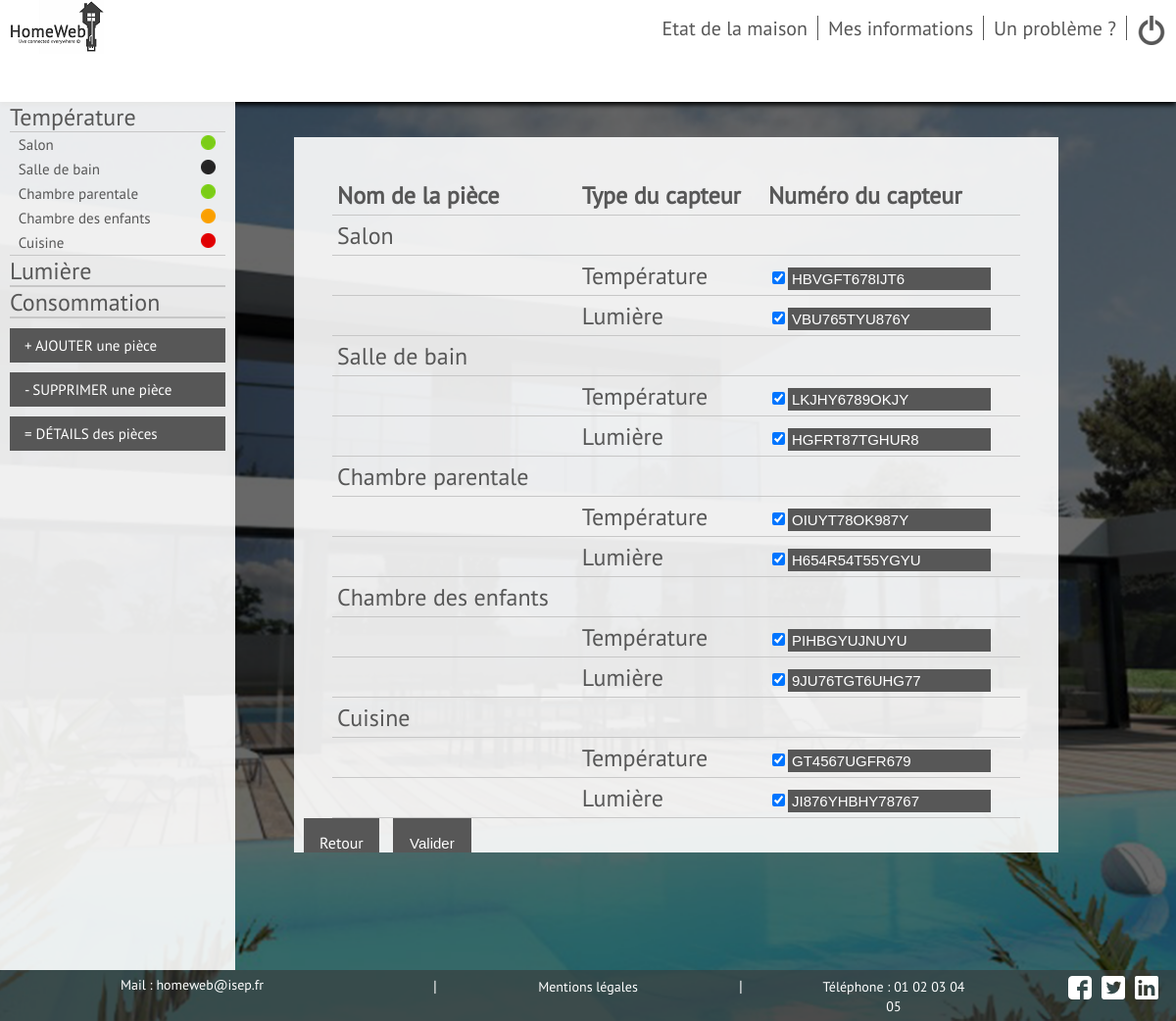
/Vues/User/detailpiece.php (signed in), run on an earlier commit of the app's database.
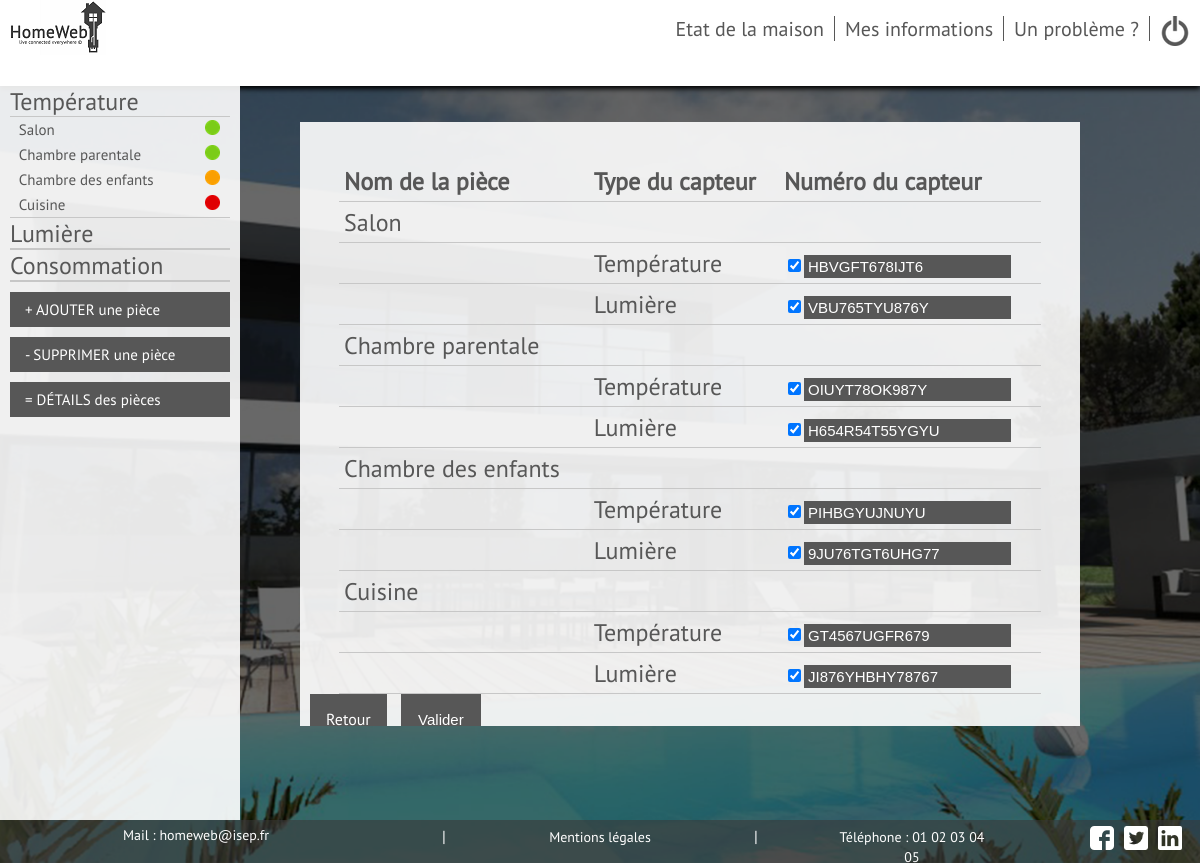
And on a later commit of the database.
### tables this page shows
CREATE TABLE `pieces` (
  `id` int(11) NOT NULL,
  `id_Utilisateur` int(11) NOT NULL,
  `Nom` varchar(255) NOT NULL,
  `presence_temp` int(11) NOT NULL,
  `presence_lum` int(11) NOT NULL,
  `temperature` int(11) NOT NULL,
  `lumiere` int(11) NOT NULL,
  `etat_temp` int(11) NOT NULL,
  `numero_capteur_t` varchar(250) NOT NULL,
  `control_tech_t` date NOT NULL,
  `control_tech_l` date NOT NULL,
  `numero_capteur_l` varchar(250) NOT NULL,
  `consigne_temp` int(11) NOT NULL DEFAULT '25'
);

CREATE TABLE `domisep_infos` (
  `id` int(11) NOT NULL,
  `nom` text NOT NULL,
  `contenu` text NOT NULL
);

### Modele/fonctions.php (the view, shortened to what this page needs)
<?php
function cascade_temp($id,$db)
{
    $reponse = $db->prepare('SELECT Nom, etat_temp FROM Pieces WHERE id_Utilisateur = ? AND presence_temp = 1');
    $reponse->execute(array($id));
    echo "<ul class=\"current\">";
    while ($donnees = $reponse->fetch())
    {
        $nom_piece = $donnees['Nom'];
        $etat = $donnees['etat_temp'];
        if ($etat == 0)
        {
        echo ("<li class=\"transit\"><a href=\"temperature.php?piece=$nom_piece\">" . $nom_piece . "</a> <span><img src=\"../../Styles/image/Pastille_noire.png\" title=\"Éteint\"></span></li>");
        }
        if ($etat == 1)
        {
        echo ("<li class=\"transit\"><a href=\"temperature.php?piece=$nom_piece\">" . $nom_piece . "</a> <span><img src=\"../../Styles/image/Pastille_verte.png\" title=\"Marche\"></span></li>");
        }
        if ($etat == 2)
        {
        echo ("<li class=\"transit\"><a href=\"temperature.php?piece=$nom_piece\">" . $nom_piece . "</a> <span><img src=\"../../Styles/image/Pastille_orange.png\" title=\"En cours de régulation\"></span></li>");
        }
        if ($etat == 3)
        {
        echo ("<li class=\"transit\"><a href=\"temperature.php?piece=$nom_piece\">" . $nom_piece . "</a> <span><img src=\"../../Styles/image/Pastille_rouge.png\" title=\"En Panne\"></span></li>");
        }
    }
    echo "</ul>";
}
function cascade_lum($id,$db)
{
    echo "<ul>";
    echo "</ul>";
}
function detail_piece($id,$db)
{
    $reponse = $db->prepare('SELECT Nom, presence_temp, presence_lum, numero_capteur_t, numero_capteur_l FROM pieces WHERE id_Utilisateur = ?');
    $reponse->execute(array($id));
    while ($donnees = $reponse->fetch())
    {
        $nom_piece = $donnees['Nom'];
        $presence_temp = $donnees['presence_temp'];
        $presence_lum = $donnees['presence_lum'];
        $numero_capteur_t = $donnees['numero_capteur_t'];
        $numero_capteur_l = $donnees['numero_capteur_l'];
        echo("<tr>
                        <td>".$nom_piece."</td>
                        <td></td>
                        <td></td>
                    </tr>");
        if ($presence_temp == 1)
        {
        echo("<tr>
                        <td></td>
                        <td>Température</td>
                        <td><input class=\"colonne_I\" type=\"checkbox\" checked name=\"box_temp[]\" value=\"");echo($nom_piece);echo("\"><input class=\"colonne\" type=text name=\"numero_capteur_t[]\" value=".$numero_capteur_t."></td>
                    </tr>");
        }
        if ($presence_lum == 1)
        {
        echo("<tr>
                        <td></td>
                        <td>Lumière</td>
                        <td><input class=\"colonne_I\" type=\"checkbox\" checked name=\"box_lum[]\" value=\"");echo($nom_piece);echo("\"><input class=\"colonne\" type=text name=\"numero_capteur_l[]\" value=".$numero_capteur_l."></td>
                    </tr>");
        }
    }
}
?>

### Vues/User/footer_user.php
<?php
require("../../Modele/connexionBDD.php");
echo(' <footer>
                <nav>
                    <ul>
                        <li><a class="contact_footer">Mail : '); $reponse = $db -> query('SELECT contenu FROM domisep_infos WHERE nom="mail"');$mail=$reponse->fetch();echo "$mail[0]"; echo('</a></li>
                        <li>|</li>
                        <li><a href="mentionlegal.php">Mentions légales</a></li>
                        <li>|</li>
                        <li><a>Téléphone : '); $reponse2 = $db -> query('SELECT contenu FROM domisep_infos WHERE nom="tel"');$tel=$reponse2->fetch();echo "$tel[0]"; echo('</a></li>
                    <div id=social>
                        <ul>
                        <li><a href="../../Styles/image/facebook.png"><img src="../../Styles/image/facebook.png" alt="Facebook" title="Facebook"/></li>
                        <li><a href="../../Styles/image/twitter.png"><img src="../../Styles/image/twitter.png" alt="Twitter" title="Twitter"/></li>
                        <li><a href="../../Styles/image/linkedin.png"><img src="../../Styles/image/linkedin.png" alt="Linkedin" title="Linkedin"/></li>
                        </ul>
                    </div>
                    </ul>
                </nav>
            </footer>');
?>

What changed in the data, as far as the page shows it:
removed pieces: Nom "Salle de bain", etat_temp 0 (drawn), numero_capteur_t "LKJHY6789OKJY", numero_capteur_l "HGFRT87TGHUR8"
no longer on this page (row unchanged): domisep_infos: contenu "01 02 03 04 05"
